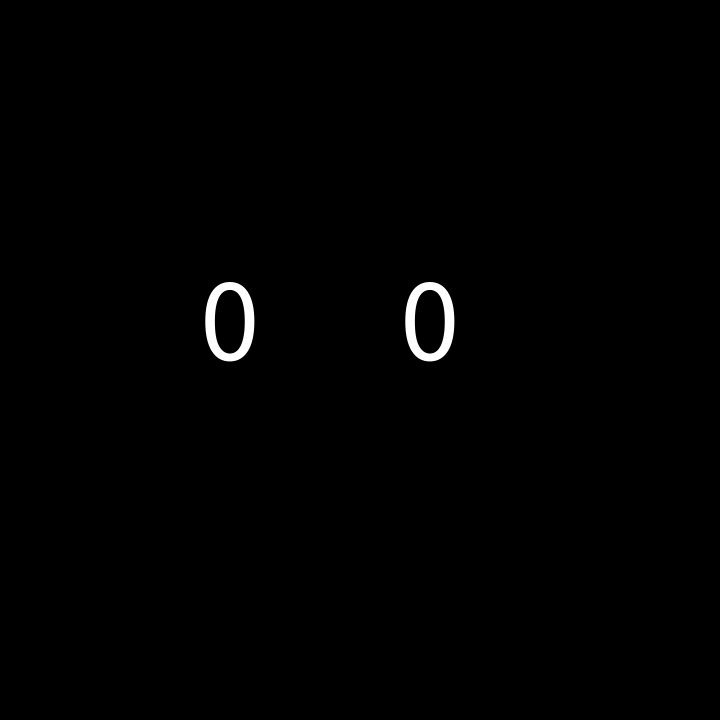
Frame 1 (no input)
Frame 60 (the mouse pressed at the canvas centre just before this capture): identical to frame 1, image omitted
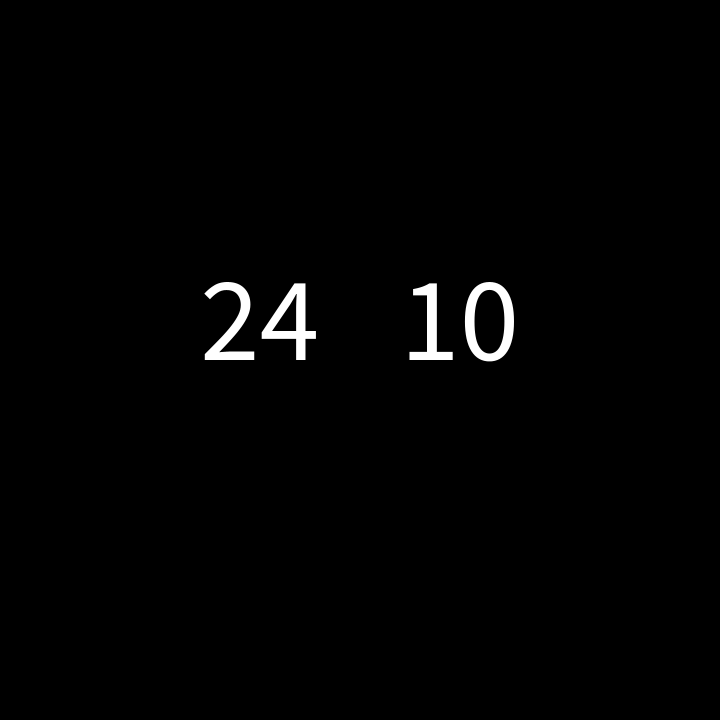
Frame 120 (the mouse held since frame 60 and released just before this capture)

The Processing sketch that drew these frames (run headless with seeded random() and noise(); from frame 60 on, the mouse is pressed at the canvas centre):

// Processing sketch: dice_roll
// ── dice_roll.pde
int dice1 = 0;
int dice2 = 0;

void setup(){
  size(720,720);
  textSize(120);
}

void draw(){
  background(0);
  text(dice1, 200,360);
  text(dice2, 400,360);
  //println(genRandomNumber());
}

int genRandomNumber(int sides){
  int dice_value = 1+int(random(sides));
  return dice_value;
}

void mousePressed(){
  dice1 = genRandomNumber(36);
  dice2 = genRandomNumber(36);
}

//void printRandomNumber(){
//  println(1+int(random(6)));
//}
